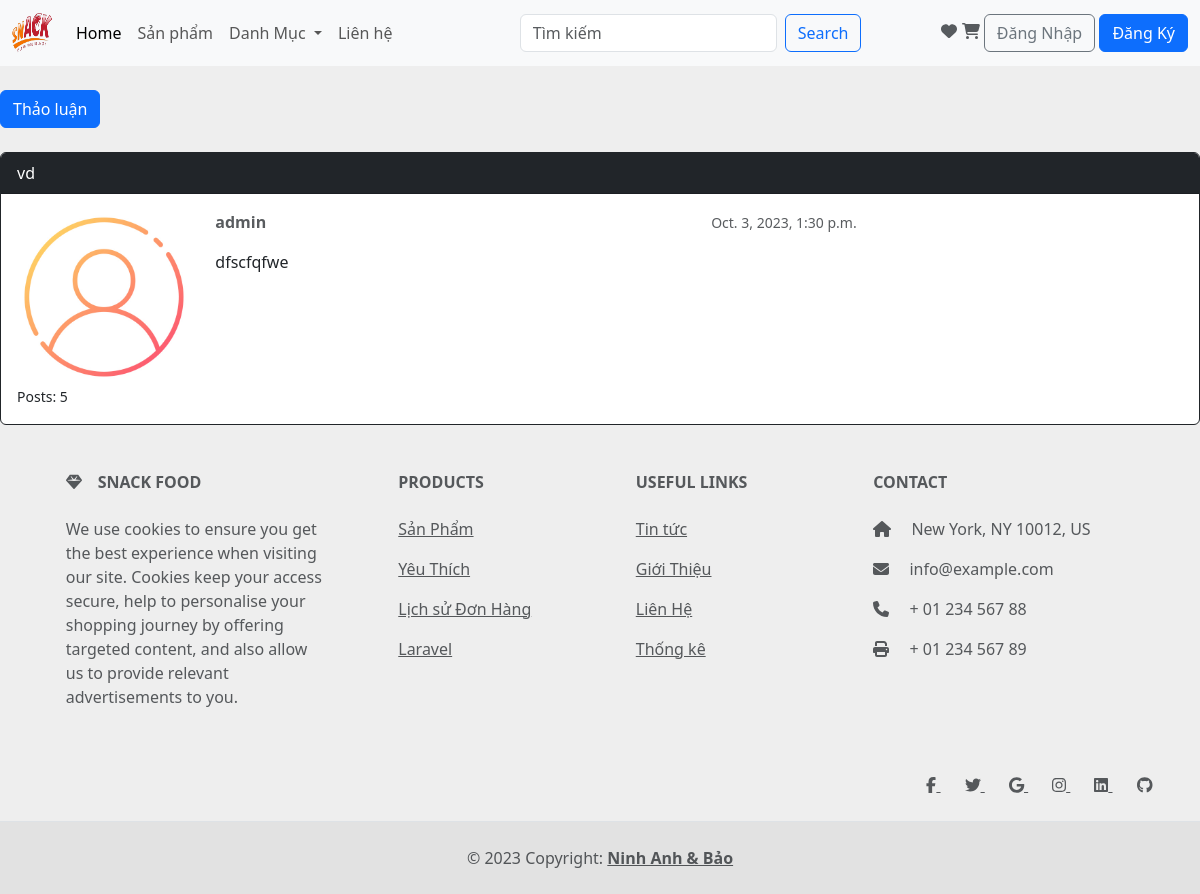
The page /Tintuc/1/chude/1/ on the database its author committed.
### blog/models.py (models this page shows, shortened)
class Chude(models.Model):
    ten_chude = models.CharField(max_length=100)
    lan_capnhat_cuoi = models.DateTimeField(auto_now_add=True)
    luot_xem = models.PositiveIntegerField(default=0)
    dien_dan = models.ForeignKey(Diendan, related_name='cac_chude',
                                on_delete=models.CASCADE) # rang buoc qh du lieu mang tinh toan ven
    tao_boi = models.ForeignKey(User, related_name= 'tao_chude_moi', on_delete= models.CASCADE)

class Thaoluan(models.Model):
    nd = models.TextField(max_length=5000)
    ngay_tao = models.DateTimeField(auto_now_add=True)
    ngay_capnhat = models.DateTimeField(null=True)
    chu_de = models.ForeignKey(Chude, related_name= 'cac_thaoluan', on_delete=models.CASCADE)
    tao_boi = models.ForeignKey(User, related_name='tao_thaoluan', on_delete=models.CASCADE)
    thanhvien_capnhat = models.ForeignKey(User, related_name='capnhat_boi', null=True , on_delete=models.CASCADE)

### blog/views.py (the view)
# urls.py: path('Tintuc/<int:ddpk>/chude/<int:cdpk>/', views.chude_thaoluan.as_view(), name= 'chude_thaoluan'),
class chude_thaoluan(ListView):
    model = Thaoluan
    context_object_name = 'ctl'
    template_name = 'chude_thaoluan.html'
    paginate_by = 5
    def get_context_data(self, **kwargs):
        self.chu_de.luot_xem +=1
        self.chu_de.save()
        kwargs['cd'] = self.chu_de
        return super().get_context_data(**kwargs)
    def get_queryset(self):
        self.chu_de = get_object_or_404(Chude, dien_dan__pk=self.kwargs.get('ddpk'), pk=self.kwargs.get('cdpk'))
        queryset = self.chu_de.cac_thaoluan.order_by('ngay_tao')
        return queryset

### templates/chude_thaoluan.html (shortened to what this page needs)
{% extends 'master.html' %}
{% load static %}
{% block blogs %}
  <div class="mb-4">
    <a href="{% url 'tao_thaoluan_moi' cd.dien_dan.pk cd.pk%}" class="btn btn-primary" role="button">Thảo luận</a>
  </div>
  {% for tl in ctl %}
    <div class="card mb-2 {% if forloop.first %}border-dark{% endif %}">
      {% if forloop.first %}
        <div class="card-header text-white bg-dark py-2 px-3">{{ cd.ten_chude }}</div>
      {% endif %}
      <div class="card-body p-3">
        <div class="row">
          <div class="col-2">
            <img src="{% static "app/img/user.jpg" %}" alt="{{ tl.tao_boi.username }}" class="w-100">
            <small>Posts: {{ tl.tao_boi.tao_thaoluan.count }}</small>
          </div>
          <div class="col-10">
            <div class="row mb-3">
              <div class="col-6">
                <strong class="text-muted">{{ tl.tao_boi.username }}</strong>
              </div>
              <div class="col-6 text-right">
                <small class="text-muted">{{ tl.ngay_tao }}</small>
              </div>
            </div>
            {{ tl.nd }}
          </div>
        </div>
      </div>
    </div>
  {% endfor %}
{% endblock blogs %}

### rows shown on the page
Thaoluan: tao_boi.tao_thaoluan.count "5", tao_boi.username "admin", ngay_tao "Oct. 3, 2023, 1:30 p.m.", nd "dfscfqfwe"
Chude: ten_chude "vd"
